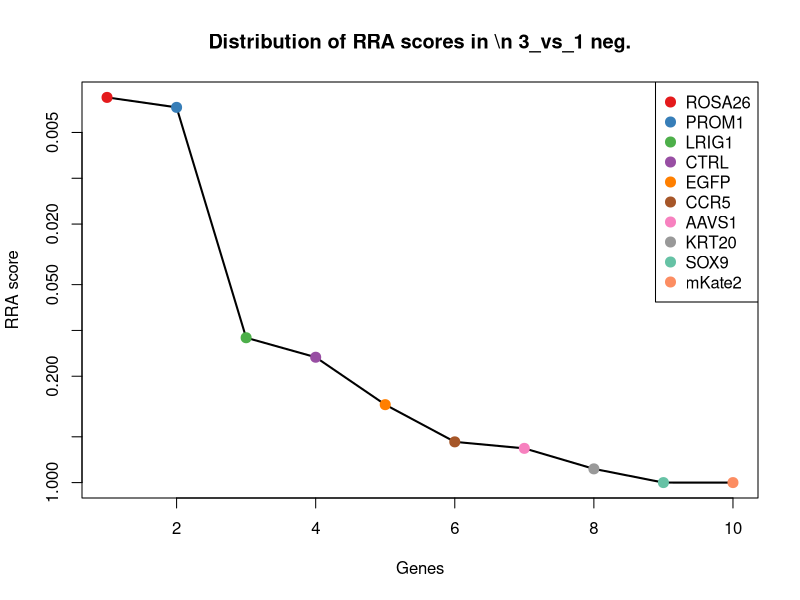
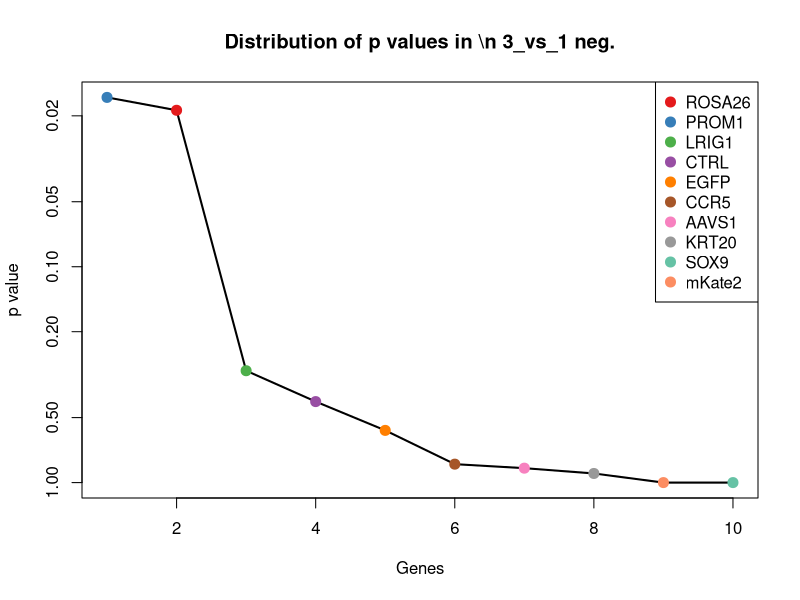
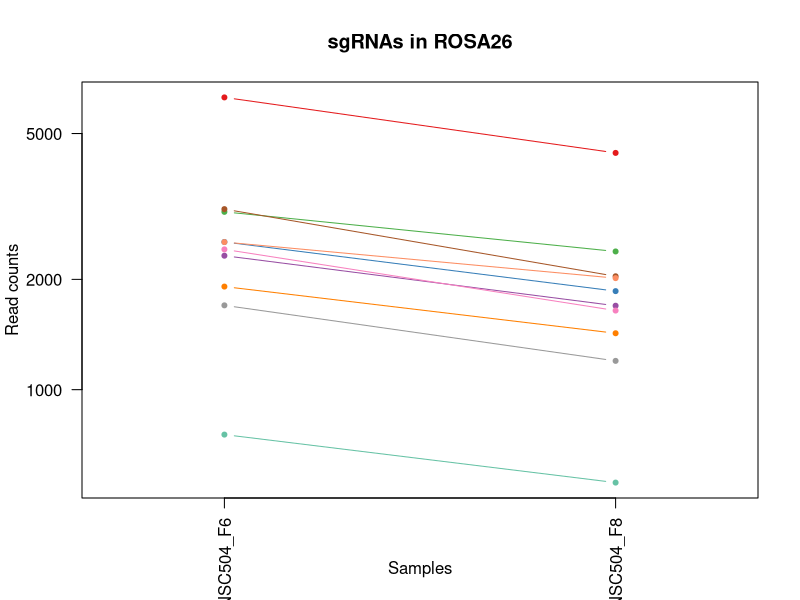
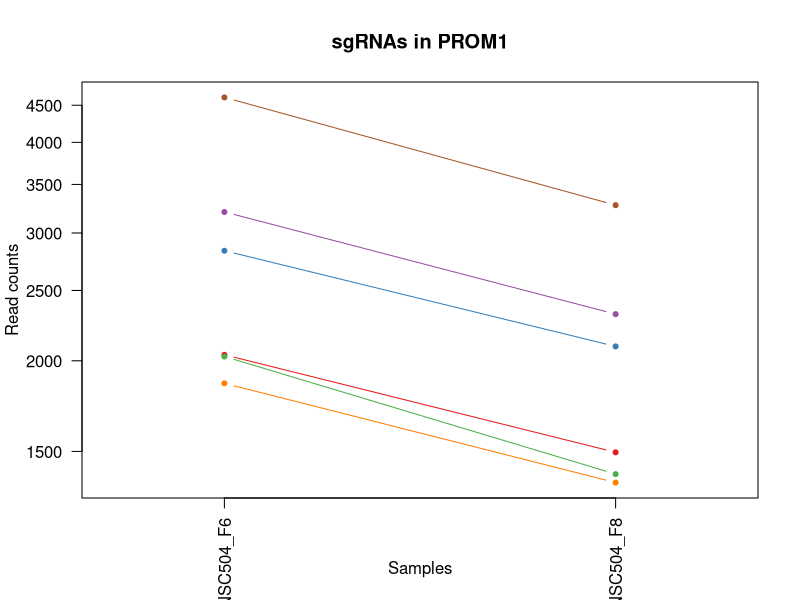
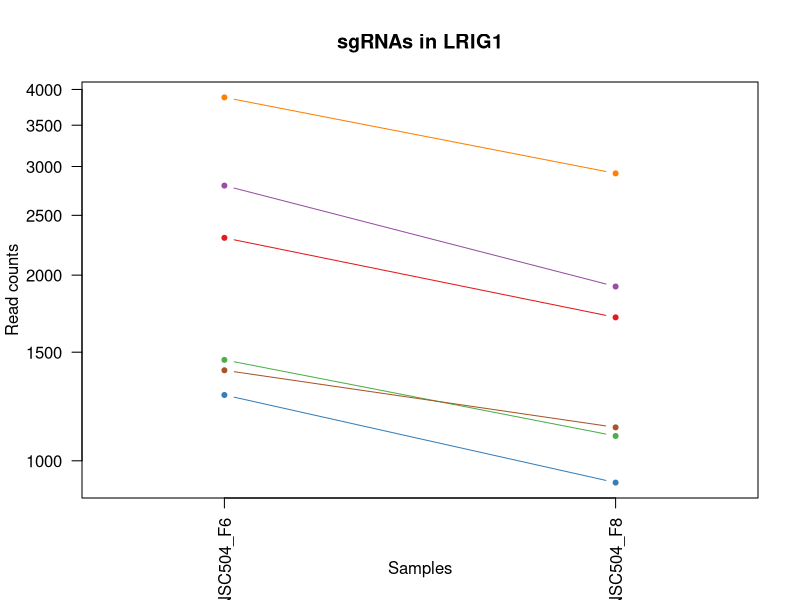
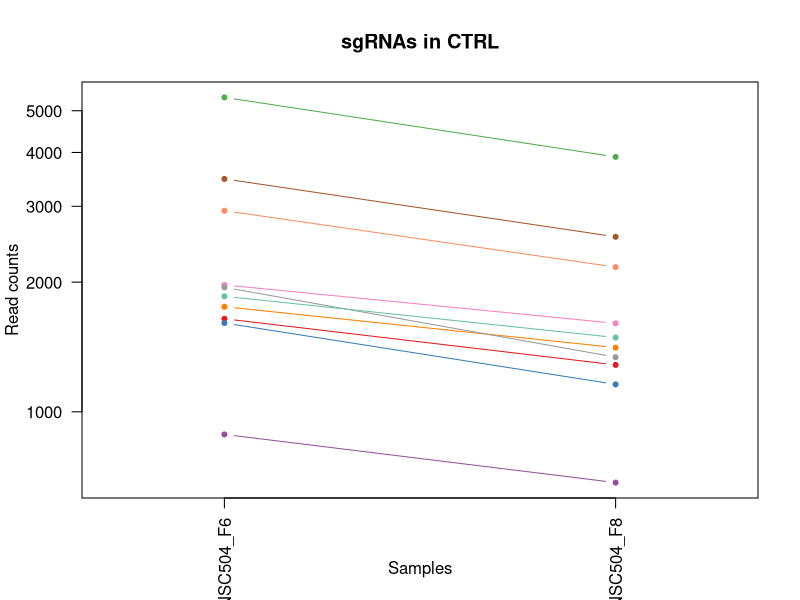
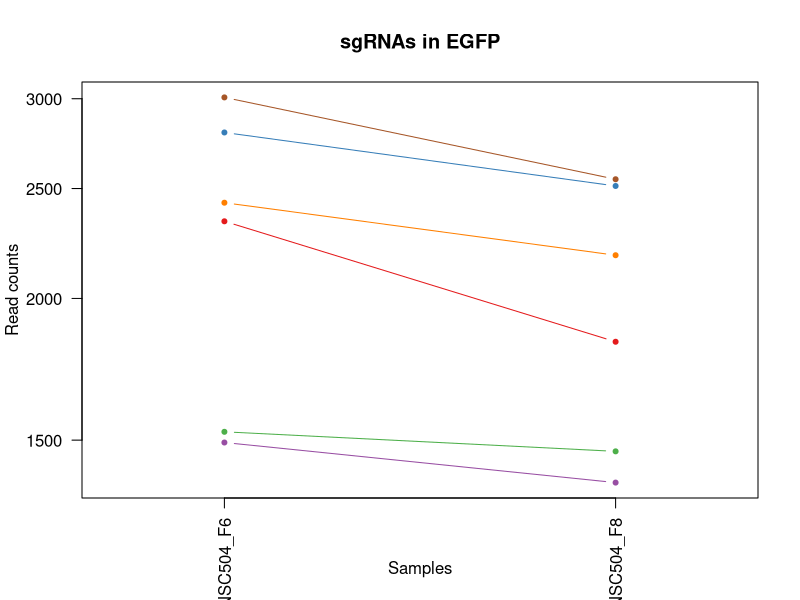
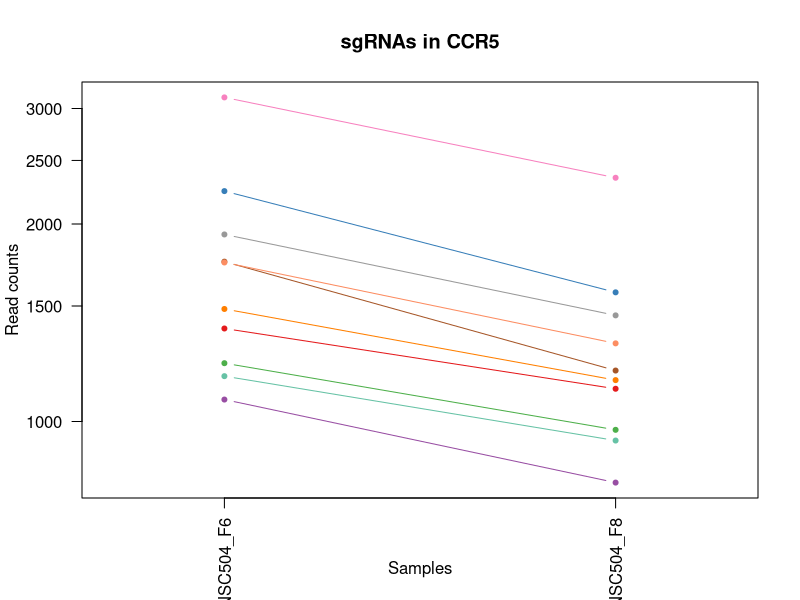

Write the R code that produced these figures, in order. (Note: this script raises an error after producing the figures.)
pdf(file='S4B_c1_t3.pdf',width=4.5,height=4.5);
gstable=read.table('S4B_c1_t3.gene_summary.txt',header=T)
# 
#
# parameters
# Do not modify the variables beginning with "__"

# gstablename='__GENE_SUMMARY_FILE__'
startindex=3
# outputfile='__OUTPUT_FILE__'
targetgenelist=c("ROSA26","PROM1","LRIG1","CTRL","EGFP","CCR5","AAVS1","KRT20","SOX9","mKate2")
# samplelabel=sub('.\\w+.\\w+$','',colnames(gstable)[startindex]);
samplelabel='3_vs_1 neg.'


# You need to write some codes in front of this code:
# gstable=read.table(gstablename,header=T)
# pdf(file=outputfile,width=6,height=6)


# set up color using RColorBrewer
#library(RColorBrewer)
#colors <- brewer.pal(length(targetgenelist), "Set1")

colors=c( "#E41A1C", "#377EB8", "#4DAF4A", "#984EA3", "#FF7F00",  "#A65628", "#F781BF",
          "#999999", "#66C2A5", "#FC8D62", "#8DA0CB", "#E78AC3", "#A6D854", "#FFD92F", "#E5C494", "#B3B3B3", 
          "#8DD3C7", "#FFFFB3", "#BEBADA", "#FB8072", "#80B1D3", "#FDB462", "#B3DE69", "#FCCDE5",
          "#D9D9D9", "#BC80BD", "#CCEBC5", "#FFED6F")

######
# function definition

plotrankedvalues<-function(val, tglist, ...){
  
  plot(val,log='y',ylim=c(max(val),min(val)),type='l',lwd=2, ...)
  if(length(tglist)>0){
    for(i in 1:length(tglist)){
      targetgene=tglist[i];
      tx=which(names(val)==targetgene);ty=val[targetgene];
      points(tx,ty,col=colors[(i %% length(colors)) ],cex=2,pch=20)
      # text(tx+50,ty,targetgene,col=colors[i])
    }
    legend('topright',tglist,pch=20,pt.cex = 2,cex=1,col=colors)
  }
}



plotrandvalues<-function(val,targetgenelist, ...){
  # choose the one with the best distance distribution
  
  mindiffvalue=0;
  randval=val;
  for(i in 1:20){
    randval0=sample(val)
    vindex=sort(which(names(randval0) %in% targetgenelist))
    if(max(vindex)>0.9*length(val)){
      # print('pass...')
      next;
    }
    mindiffind=min(diff(vindex));
    if (mindiffind > mindiffvalue){
      mindiffvalue=mindiffind;
      randval=randval0;
      # print(paste('Diff: ',mindiffvalue))
    }
  }
  plot(randval,log='y',ylim=c(max(randval),min(randval)),pch=20,col='grey', ...)
  
  if(length(targetgenelist)>0){
    for(i in 1:length(targetgenelist)){
      targetgene=targetgenelist[i];
      tx=which(names(randval)==targetgene);ty=randval[targetgene];
      points(tx,ty,col=colors[(i %% length(colors)) ],cex=2,pch=20)
      text(tx+50,ty,targetgene,col=colors[i])
    }
  }
  
}




# set.seed(1235)



pvec=gstable[,startindex]
names(pvec)=gstable[,'id']
pvec=sort(pvec);

plotrankedvalues(pvec,targetgenelist,xlab='Genes',ylab='RRA score',main=paste('Distribution of RRA scores in \\n',samplelabel))

# plotrandvalues(pvec,targetgenelist,xlab='Genes',ylab='RRA score',main=paste('Distribution of RRA scores in \\n',samplelabel))


pvec=gstable[,startindex+1]
names(pvec)=gstable[,'id']
pvec=sort(pvec);

plotrankedvalues(pvec,targetgenelist,xlab='Genes',ylab='p value',main=paste('Distribution of p values in \\n',samplelabel))

# plotrandvalues(pvec,targetgenelist,xlab='Genes',ylab='p value',main=paste('Distribution of p values in \\n',samplelabel))



# you need to write after this code:
# dev.off()






# parameters
# Do not modify the variables beginning with "__"
targetmat=list(c(6273.774382767653,4426.471043261163),c(2528.8395335228224,1856.5009618139402),c(3055.786156161177,2382.3449842426226),c(2319.5736498913225,1693.5633773994189),c(1910.2865602184697,1424.4694879875578),c(3108.732945995653,2037.9541808210208),c(2413.701276263724,1642.9539761797569),c(1697.6589756450985,1197.3443703188311),c(753.021010979212,556.7034134162813),c(2527.158683051887,2014.5010436704456))
targetgene="ROSA26"
collabel=c("S30_MNSC504_F6","S32_MNSC504_F8")

# set up color using RColorBrewer
#library(RColorBrewer)
#colors <- brewer.pal(length(targetgenelist), "Set1")

colors=c( "#E41A1C", "#377EB8", "#4DAF4A", "#984EA3", "#FF7F00",  "#A65628", "#F781BF",
          "#999999", "#66C2A5", "#FC8D62", "#8DA0CB", "#E78AC3", "#A6D854", "#FFD92F", "#E5C494", "#B3B3B3", 
          "#8DD3C7", "#FFFFB3", "#BEBADA", "#FB8072", "#80B1D3", "#FDB462", "#B3DE69", "#FCCDE5",
          "#D9D9D9", "#BC80BD", "#CCEBC5", "#FFED6F")


## code

targetmatvec=unlist(targetmat)+1
yrange=range(targetmatvec[targetmatvec>0]);
# yrange[1]=1; # set the minimum value to 1
for(i in 1:length(targetmat)){
  vali=targetmat[[i]]+1;
  if(i==1){
    plot(1:length(vali),vali,type='b',las=1,pch=20,main=paste('sgRNAs in',targetgene),ylab='Read counts',xlab='Samples',xlim=c(0.7,length(vali)+0.3),ylim = yrange,col=colors[(i %% length(colors))],xaxt='n',log='y')
    axis(1,at=1:length(vali),labels=(collabel),las=2)
    # lines(0:100,rep(1,101),col='black');
  }else{
    lines(1:length(vali),vali,type='b',pch=20,col=colors[(i %% length(colors))])
  }
}




# parameters
# Do not modify the variables beginning with "__"
targetmat=list(c(2037.1907707741182,1494.8288994392828),c(2834.7543192331273,2092.2667089591946),c(2026.2652427130358,1394.844472639463),c(3206.222273309926,2318.157450988417),c(1860.7014713258652,1357.8132034543446),c(4612.253692247674,3276.0329472434823))
targetgene="PROM1"
collabel=c("S30_MNSC504_F6","S32_MNSC504_F8")

# set up color using RColorBrewer
#library(RColorBrewer)
#colors <- brewer.pal(length(targetgenelist), "Set1")

colors=c( "#E41A1C", "#377EB8", "#4DAF4A", "#984EA3", "#FF7F00",  "#A65628", "#F781BF",
          "#999999", "#66C2A5", "#FC8D62", "#8DA0CB", "#E78AC3", "#A6D854", "#FFD92F", "#E5C494", "#B3B3B3", 
          "#8DD3C7", "#FFFFB3", "#BEBADA", "#FB8072", "#80B1D3", "#FDB462", "#B3DE69", "#FCCDE5",
          "#D9D9D9", "#BC80BD", "#CCEBC5", "#FFED6F")


## code

targetmatvec=unlist(targetmat)+1
yrange=range(targetmatvec[targetmatvec>0]);
# yrange[1]=1; # set the minimum value to 1
for(i in 1:length(targetmat)){
  vali=targetmat[[i]]+1;
  if(i==1){
    plot(1:length(vali),vali,type='b',las=1,pch=20,main=paste('sgRNAs in',targetgene),ylab='Read counts',xlab='Samples',xlim=c(0.7,length(vali)+0.3),ylim = yrange,col=colors[(i %% length(colors))],xaxt='n',log='y')
    axis(1,at=1:length(vali),labels=(collabel),las=2)
    # lines(0:100,rep(1,101),col='black');
  }else{
    lines(1:length(vali),vali,type='b',pch=20,col=colors[(i %% length(colors))])
  }
}




# parameters
# Do not modify the variables beginning with "__"
targetmat=list(c(2297.722593769158,1707.1415094339623),c(1277.4463579111632,920.8442270699463),c(1456.4569330658196,1096.1255678795071),c(2792.7330574597336,1915.7509925101297),c(3881.9241626260937,2923.0015143453525),c(1400.9888675249401,1131.9224614251218))
targetgene="LRIG1"
collabel=c("S30_MNSC504_F6","S32_MNSC504_F8")

# set up color using RColorBrewer
#library(RColorBrewer)
#colors <- brewer.pal(length(targetgenelist), "Set1")

colors=c( "#E41A1C", "#377EB8", "#4DAF4A", "#984EA3", "#FF7F00",  "#A65628", "#F781BF",
          "#999999", "#66C2A5", "#FC8D62", "#8DA0CB", "#E78AC3", "#A6D854", "#FFD92F", "#E5C494", "#B3B3B3", 
          "#8DD3C7", "#FFFFB3", "#BEBADA", "#FB8072", "#80B1D3", "#FDB462", "#B3DE69", "#FCCDE5",
          "#D9D9D9", "#BC80BD", "#CCEBC5", "#FFED6F")


## code

targetmatvec=unlist(targetmat)+1
yrange=range(targetmatvec[targetmatvec>0]);
# yrange[1]=1; # set the minimum value to 1
for(i in 1:length(targetmat)){
  vali=targetmat[[i]]+1;
  if(i==1){
    plot(1:length(vali),vali,type='b',las=1,pch=20,main=paste('sgRNAs in',targetgene),ylab='Read counts',xlab='Samples',xlim=c(0.7,length(vali)+0.3),ylim = yrange,col=colors[(i %% length(colors))],xaxt='n',log='y')
    axis(1,at=1:length(vali),labels=(collabel),las=2)
    # lines(0:100,rep(1,101),col='black');
  }else{
    lines(1:length(vali),vali,type='b',pch=20,col=colors[(i %% length(colors))])
  }
}




# parameters
# Do not modify the variables beginning with "__"
targetmat=list(c(1643.0313353396868,1283.7506650841076),c(1606.0526249791005,1156.6099742152007),c(5368.636404168757,3905.5645233904966),c(884.9677729476676,683.8441042851881),c(1752.28661595051,1408.4226046740064),c(3471.796647717773,2547.751319936152),c(1969.1163267012207,1603.4539557156304),c(1943.9035696371845,1338.0631932222814),c(1853.1376442066544,1486.1882699627554),c(2928.881945605529,2166.3292473294314))
targetgene="CTRL"
collabel=c("S30_MNSC504_F6","S32_MNSC504_F8")

# set up color using RColorBrewer
#library(RColorBrewer)
#colors <- brewer.pal(length(targetgenelist), "Set1")

colors=c( "#E41A1C", "#377EB8", "#4DAF4A", "#984EA3", "#FF7F00",  "#A65628", "#F781BF",
          "#999999", "#66C2A5", "#FC8D62", "#8DA0CB", "#E78AC3", "#A6D854", "#FFD92F", "#E5C494", "#B3B3B3", 
          "#8DD3C7", "#FFFFB3", "#BEBADA", "#FB8072", "#80B1D3", "#FDB462", "#B3DE69", "#FCCDE5",
          "#D9D9D9", "#BC80BD", "#CCEBC5", "#FFED6F")


## code

targetmatvec=unlist(targetmat)+1
yrange=range(targetmatvec[targetmatvec>0]);
# yrange[1]=1; # set the minimum value to 1
for(i in 1:length(targetmat)){
  vali=targetmat[[i]]+1;
  if(i==1){
    plot(1:length(vali),vali,type='b',las=1,pch=20,main=paste('sgRNAs in',targetgene),ylab='Read counts',xlab='Samples',xlim=c(0.7,length(vali)+0.3),ylim = yrange,col=colors[(i %% length(colors))],xaxt='n',log='y')
    axis(1,at=1:length(vali),labels=(collabel),las=2)
    # lines(0:100,rep(1,101),col='black');
  }else{
    lines(1:length(vali),vali,type='b',pch=20,col=colors[(i %% length(colors))])
  }
}




# parameters
# Do not modify the variables beginning with "__"
targetmat=list(c(2338.063005071616,1830.5790733843571),c(2800.2968845789446,2511.9544263905373),c(1524.531377138717,1465.2038840911882),c(1491.75479295547,1375.0944624073998),c(2427.9885052666777,2182.376130642983),c(3007.041492504041,2546.516944296648))
targetgene="EGFP"
collabel=c("S30_MNSC504_F6","S32_MNSC504_F8")

# set up color using RColorBrewer
#library(RColorBrewer)
#colors <- brewer.pal(length(targetgenelist), "Set1")

colors=c( "#E41A1C", "#377EB8", "#4DAF4A", "#984EA3", "#FF7F00",  "#A65628", "#F781BF",
          "#999999", "#66C2A5", "#FC8D62", "#8DA0CB", "#E78AC3", "#A6D854", "#FFD92F", "#E5C494", "#B3B3B3", 
          "#8DD3C7", "#FFFFB3", "#BEBADA", "#FB8072", "#80B1D3", "#FDB462", "#B3DE69", "#FCCDE5",
          "#D9D9D9", "#BC80BD", "#CCEBC5", "#FFED6F")


## code

targetmatvec=unlist(targetmat)+1
yrange=range(targetmatvec[targetmatvec>0]);
# yrange[1]=1; # set the minimum value to 1
for(i in 1:length(targetmat)){
  vali=targetmat[[i]]+1;
  if(i==1){
    plot(1:length(vali),vali,type='b',las=1,pch=20,main=paste('sgRNAs in',targetgene),ylab='Read counts',xlab='Samples',xlim=c(0.7,length(vali)+0.3),ylim = yrange,col=colors[(i %% length(colors))],xaxt='n',log='y')
    axis(1,at=1:length(vali),labels=(collabel),las=2)
    # lines(0:100,rep(1,101),col='black');
  }else{
    lines(1:length(vali),vali,type='b',pch=20,col=colors[(i %% length(colors))])
  }
}




# parameters
# Do not modify the variables beginning with "__"
targetmat=list(c(1385.0207880510507,1120.8130806695863),c(2243.935378699214,1572.5945647280319),c(1226.180418547623,970.2192526501044),c(1079.1060023407458,806.047292596079),c(1483.3505406007914,1155.3755985756968),c(1751.4461907150421,1194.8756190398233),c(3117.9776235857994,2351.485593255024),c(1927.095064927827,1450.3913764171407),c(1171.5527782422114,934.4223591044898),c(1746.403639302235,1314.6100560717064))
targetgene="CCR5"
collabel=c("S30_MNSC504_F6","S32_MNSC504_F8")

# set up color using RColorBrewer
#library(RColorBrewer)
#colors <- brewer.pal(length(targetgenelist), "Set1")

colors=c( "#E41A1C", "#377EB8", "#4DAF4A", "#984EA3", "#FF7F00",  "#A65628", "#F781BF",
          "#999999", "#66C2A5", "#FC8D62", "#8DA0CB", "#E78AC3", "#A6D854", "#FFD92F", "#E5C494", "#B3B3B3", 
          "#8DD3C7", "#FFFFB3", "#BEBADA", "#FB8072", "#80B1D3", "#FDB462", "#B3DE69", "#FCCDE5",
          "#D9D9D9", "#BC80BD", "#CCEBC5", "#FFED6F")


## code

targetmatvec=unlist(targetmat)+1
yrange=range(targetmatvec[targetmatvec>0]);
# yrange[1]=1; # set the minimum value to 1
for(i in 1:length(targetmat)){
  vali=targetmat[[i]]+1;
  if(i==1){
    plot(1:length(vali),vali,type='b',las=1,pch=20,main=paste('sgRNAs in',targetgene),ylab='Read counts',xlab='Samples',xlim=c(0.7,length(vali)+0.3),ylim = yrange,col=colors[(i %% length(colors))],xaxt='n',log='y')
    axis(1,at=1:length(vali),labels=(collabel),las=2)
    # lines(0:100,rep(1,101),col='black');
  }else{
    lines(1:length(vali),vali,type='b',pch=20,col=colors[(i %% length(colors))])
  }
}




# parameters
# Do not modify the variables beginning with "__"
targetmat=list(c(2463.2863651563284,1760.219661932632),c(1966.595050994817,1442.9851225801171),c(1569.914339853982,1209.6881267138706),c(1007.6698573259767,611.015941554455),c(1766.5738449534638,1298.563172758155),c(740.4146324471939,575.2190480088404),c(1350.563353396868,982.5630090451439),c(2612.8820570696093,1812.063438791798),c(753.8614362146799,543.1252813817379),c(1073.2230256924706,787.5316580035199))
targetgene="AAVS1"
collabel=c("S30_MNSC504_F6","S32_MNSC504_F8")

# set up color using RColorBrewer
#library(RColorBrewer)
#colors <- brewer.pal(length(targetgenelist), "Set1")

colors=c( "#E41A1C", "#377EB8", "#4DAF4A", "#984EA3", "#FF7F00",  "#A65628", "#F781BF",
          "#999999", "#66C2A5", "#FC8D62", "#8DA0CB", "#E78AC3", "#A6D854", "#FFD92F", "#E5C494", "#B3B3B3", 
          "#8DD3C7", "#FFFFB3", "#BEBADA", "#FB8072", "#80B1D3", "#FDB462", "#B3DE69", "#FCCDE5",
          "#D9D9D9", "#BC80BD", "#CCEBC5", "#FFED6F")


## code

targetmatvec=unlist(targetmat)+1
yrange=range(targetmatvec[targetmatvec>0]);
# yrange[1]=1; # set the minimum value to 1
for(i in 1:length(targetmat)){
  vali=targetmat[[i]]+1;
  if(i==1){
    plot(1:length(vali),vali,type='b',las=1,pch=20,main=paste('sgRNAs in',targetgene),ylab='Read counts',xlab='Samples',xlim=c(0.7,length(vali)+0.3),ylim = yrange,col=colors[(i %% length(colors))],xaxt='n',log='y')
    axis(1,at=1:length(vali),labels=(collabel),las=2)
    # lines(0:100,rep(1,101),col='black');
  }else{
    lines(1:length(vali),vali,type='b',pch=20,col=colors[(i %% length(colors))])
  }
}




# parameters
# Do not modify the variables beginning with "__"
targetmat=list(c(1776.6589477790783,1581.2351942045593),c(2290.158766649947,7885.191585151229),c(1923.7333639859555,1823.1728195473336),c(941.2762637240149,882.5785822453239),c(3056.626581396645,2605.7669749928377),c(1394.2654656411971,1277.5787868865877))
targetgene="KRT20"
collabel=c("S30_MNSC504_F6","S32_MNSC504_F8")

# set up color using RColorBrewer
#library(RColorBrewer)
#colors <- brewer.pal(length(targetgenelist), "Set1")

colors=c( "#E41A1C", "#377EB8", "#4DAF4A", "#984EA3", "#FF7F00",  "#A65628", "#F781BF",
          "#999999", "#66C2A5", "#FC8D62", "#8DA0CB", "#E78AC3", "#A6D854", "#FFD92F", "#E5C494", "#B3B3B3", 
          "#8DD3C7", "#FFFFB3", "#BEBADA", "#FB8072", "#80B1D3", "#FDB462", "#B3DE69", "#FCCDE5",
          "#D9D9D9", "#BC80BD", "#CCEBC5", "#FFED6F")


## code

targetmatvec=unlist(targetmat)+1
yrange=range(targetmatvec[targetmatvec>0]);
# yrange[1]=1; # set the minimum value to 1
for(i in 1:length(targetmat)){
  vali=targetmat[[i]]+1;
  if(i==1){
    plot(1:length(vali),vali,type='b',las=1,pch=20,main=paste('sgRNAs in',targetgene),ylab='Read counts',xlab='Samples',xlim=c(0.7,length(vali)+0.3),ylim = yrange,col=colors[(i %% length(colors))],xaxt='n',log='y')
    axis(1,at=1:length(vali),labels=(collabel),las=2)
    # lines(0:100,rep(1,101),col='black');
  }else{
    lines(1:length(vali),vali,type='b',pch=20,col=colors[(i %% length(colors))])
  }
}




# parameters
# Do not modify the variables beginning with "__"
targetmat=list(c(1907.765284512066,2658.8451274915074),c(1237.9463718441732,2088.563582040683),c(1030.3613386836093,1549.1414275774566),c(723.6061277378365,1492.360148160275),c(1358.9676057515467,2832.892092661564),c(2570.860795296216,2857.579605451643))
targetgene="SOX9"
collabel=c("S30_MNSC504_F6","S32_MNSC504_F8")

# set up color using RColorBrewer
#library(RColorBrewer)
#colors <- brewer.pal(length(targetgenelist), "Set1")

colors=c( "#E41A1C", "#377EB8", "#4DAF4A", "#984EA3", "#FF7F00",  "#A65628", "#F781BF",
          "#999999", "#66C2A5", "#FC8D62", "#8DA0CB", "#E78AC3", "#A6D854", "#FFD92F", "#E5C494", "#B3B3B3", 
          "#8DD3C7", "#FFFFB3", "#BEBADA", "#FB8072", "#80B1D3", "#FDB462", "#B3DE69", "#FCCDE5",
          "#D9D9D9", "#BC80BD", "#CCEBC5", "#FFED6F")


## code

targetmatvec=unlist(targetmat)+1
yrange=range(targetmatvec[targetmatvec>0]);
# yrange[1]=1; # set the minimum value to 1
for(i in 1:length(targetmat)){
  vali=targetmat[[i]]+1;
  if(i==1){
    plot(1:length(vali),vali,type='b',las=1,pch=20,main=paste('sgRNAs in',targetgene),ylab='Read counts',xlab='Samples',xlim=c(0.7,length(vali)+0.3),ylim = yrange,col=colors[(i %% length(colors))],xaxt='n',log='y')
    axis(1,at=1:length(vali),labels=(collabel),las=2)
    # lines(0:100,rep(1,101),col='black');
  }else{
    lines(1:length(vali),vali,type='b',pch=20,col=colors[(i %% length(colors))])
  }
}




# parameters
# Do not modify the variables beginning with "__"
targetmat=list(c(684.9465669063145,3963.580178447182),c(730.3295296215795,5095.502639872304),c(654.6912584294711,4789.3774812753245),c(1048.0102686284345,2610.7044775508534),c(624.4359499526278,3758.6738222895265),c(1121.1272641141393,6797.70664674825))
targetgene="mKate2"
collabel=c("S30_MNSC504_F6","S32_MNSC504_F8")

# set up color using RColorBrewer
#library(RColorBrewer)
#colors <- brewer.pal(length(targetgenelist), "Set1")

colors=c( "#E41A1C", "#377EB8", "#4DAF4A", "#984EA3", "#FF7F00",  "#A65628", "#F781BF",
          "#999999", "#66C2A5", "#FC8D62", "#8DA0CB", "#E78AC3", "#A6D854", "#FFD92F", "#E5C494", "#B3B3B3", 
          "#8DD3C7", "#FFFFB3", "#BEBADA", "#FB8072", "#80B1D3", "#FDB462", "#B3DE69", "#FCCDE5",
          "#D9D9D9", "#BC80BD", "#CCEBC5", "#FFED6F")


## code

targetmatvec=unlist(targetmat)+1
yrange=range(targetmatvec[targetmatvec>0]);
# yrange[1]=1; # set the minimum value to 1
for(i in 1:length(targetmat)){
  vali=targetmat[[i]]+1;
  if(i==1){
    plot(1:length(vali),vali,type='b',las=1,pch=20,main=paste('sgRNAs in',targetgene),ylab='Read counts',xlab='Samples',xlim=c(0.7,length(vali)+0.3),ylim = yrange,col=colors[(i %% length(colors))],xaxt='n',log='y')
    axis(1,at=1:length(vali),labels=(collabel),las=2)
    # lines(0:100,rep(1,101),col='black');
  }else{
    lines(1:length(vali),vali,type='b',pch=20,col=colors[(i %% length(colors))])
  }
}



# 
#
# parameters
# Do not modify the variables beginning with "__"

# gstablename='__GENE_SUMMARY_FILE__'
startindex=9
# outputfile='__OUTPUT_FILE__'
targetgenelist=c("mKate2","KRT20","SOX9","EGFP","AAVS1","ROSA26","LRIG1","CTRL","CCR5","PROM1")
# samplelabel=sub('.\\w+.\\w+$','',colnames(gstable)[startindex]);
samplelabel='3_vs_1 pos.'


# You need to write some codes in front of this code:
# gstable=read.table(gstablename,header=T)
# pdf(file=outputfile,width=6,height=6)


# set up color using RColorBrewer
#library(RColorBrewer)
#colors <- brewer.pal(length(targetgenelist), "Set1")

colors=c( "#E41A1C", "#377EB8", "#4DAF4A", "#984EA3", "#FF7F00",  "#A65628", "#F781BF",
          "#999999", "#66C2A5", "#FC8D62", "#8DA0CB", "#E78AC3", "#A6D854", "#FFD92F", "#E5C494", "#B3B3B3", 
          "#8DD3C7", "#FFFFB3", "#BEBADA", "#FB8072", "#80B1D3", "#FDB462", "#B3DE69", "#FCCDE5",
          "#D9D9D9", "#BC80BD", "#CCEBC5", "#FFED6F")

######
# function definition

plotrankedvalues<-function(val, tglist, ...){
  
  plot(val,log='y',ylim=c(max(val),min(val)),type='l',lwd=2, ...)
  if(length(tglist)>0){
    for(i in 1:length(tglist)){
      targetgene=tglist[i];
      tx=which(names(val)==targetgene);ty=val[targetgene];
      points(tx,ty,col=colors[(i %% length(colors)) ],cex=2,pch=20)
      # text(tx+50,ty,targetgene,col=colors[i])
    }
    legend('topright',tglist,pch=20,pt.cex = 2,cex=1,col=colors)
  }
}



plotrandvalues<-function(val,targetgenelist, ...){
  # choose the one with the best distance distribution
  
  mindiffvalue=0;
  randval=val;
  for(i in 1:20){
    randval0=sample(val)
    vindex=sort(which(names(randval0) %in% targetgenelist))
    if(max(vindex)>0.9*length(val)){
      # print('pass...')
      next;
    }
    mindiffind=min(diff(vindex));
    if (mindiffind > mindiffvalue){
      mindiffvalue=mindiffind;
      randval=randval0;
      # print(paste('Diff: ',mindiffvalue))
    }
  }
  plot(randval,log='y',ylim=c(max(randval),min(randval)),pch=20,col='grey', ...)
  
  if(length(targetgenelist)>0){
    for(i in 1:length(targetgenelist)){
      targetgene=targetgenelist[i];
      tx=which(names(randval)==targetgene);ty=randval[targetgene];
      points(tx,ty,col=colors[(i %% length(colors)) ],cex=2,pch=20)
      text(tx+50,ty,targetgene,col=colors[i])
    }
  }
  
}




# set.seed(1235)



pvec=gstable[,startindex]
names(pvec)=gstable[,'id']
pvec=sort(pvec);

plotrankedvalues(pvec,targetgenelist,xlab='Genes',ylab='RRA score',main=paste('Distribution of RRA scores in \\n',samplelabel))

# plotrandvalues(pvec,targetgenelist,xlab='Genes',ylab='RRA score',main=paste('Distribution of RRA scores in \\n',samplelabel))


pvec=gstable[,startindex+1]
names(pvec)=gstable[,'id']
pvec=sort(pvec);

plotrankedvalues(pvec,targetgenelist,xlab='Genes',ylab='p value',main=paste('Distribution of p values in \\n',samplelabel))

# plotrandvalues(pvec,targetgenelist,xlab='Genes',ylab='p value',main=paste('Distribution of p values in \\n',samplelabel))



# you need to write after this code:
# dev.off()






# parameters
# Do not modify the variables beginning with "__"
targetmat=list(c(684.9465669063145,3963.580178447182),c(730.3295296215795,5095.502639872304),c(654.6912584294711,4789.3774812753245),c(1048.0102686284345,2610.7044775508534),c(624.4359499526278,3758.6738222895265),c(1121.1272641141393,6797.70664674825))
targetgene="mKate2"
collabel=c("S30_MNSC504_F6","S32_MNSC504_F8")

# set up color using RColorBrewer
#library(RColorBrewer)
#colors <- brewer.pal(length(targetgenelist), "Set1")

colors=c( "#E41A1C", "#377EB8", "#4DAF4A", "#984EA3", "#FF7F00",  "#A65628", "#F781BF",
          "#999999", "#66C2A5", "#FC8D62", "#8DA0CB", "#E78AC3", "#A6D854", "#FFD92F", "#E5C494", "#B3B3B3", 
          "#8DD3C7", "#FFFFB3", "#BEBADA", "#FB8072", "#80B1D3", "#FDB462", "#B3DE69", "#FCCDE5",
          "#D9D9D9", "#BC80BD", "#CCEBC5", "#FFED6F")


## code

targetmatvec=unlist(targetmat)+1
yrange=range(targetmatvec[targetmatvec>0]);
# yrange[1]=1; # set the minimum value to 1
for(i in 1:length(targetmat)){
  vali=targetmat[[i]]+1;
  if(i==1){
    plot(1:length(vali),vali,type='b',las=1,pch=20,main=paste('sgRNAs in',targetgene),ylab='Read counts',xlab='Samples',xlim=c(0.7,length(vali)+0.3),ylim = yrange,col=colors[(i %% length(colors))],xaxt='n',log='y')
    axis(1,at=1:length(vali),labels=(collabel),las=2)
    # lines(0:100,rep(1,101),col='black');
  }else{
    lines(1:length(vali),vali,type='b',pch=20,col=colors[(i %% length(colors))])
  }
}




# parameters
# Do not modify the variables beginning with "__"
targetmat=list(c(1776.6589477790783,1581.2351942045593),c(2290.158766649947,7885.191585151229),c(1923.7333639859555,1823.1728195473336),c(941.2762637240149,882.5785822453239),c(3056.626581396645,2605.7669749928377),c(1394.2654656411971,1277.5787868865877))
targetgene="KRT20"
collabel=c("S30_MNSC504_F6","S32_MNSC504_F8")

# set up color using RColorBrewer
#library(RColorBrewer)
#colors <- brewer.pal(length(targetgenelist), "Set1")

colors=c( "#E41A1C", "#377EB8", "#4DAF4A", "#984EA3", "#FF7F00",  "#A65628", "#F781BF",
          "#999999", "#66C2A5", "#FC8D62", "#8DA0CB", "#E78AC3", "#A6D854", "#FFD92F", "#E5C494", "#B3B3B3", 
          "#8DD3C7", "#FFFFB3", "#BEBADA", "#FB8072", "#80B1D3", "#FDB462", "#B3DE69", "#FCCDE5",
          "#D9D9D9", "#BC80BD", "#CCEBC5", "#FFED6F")


## code

targetmatvec=unlist(targetmat)+1
yrange=range(targetmatvec[targetmatvec>0]);
# yrange[1]=1; # set the minimum value to 1
for(i in 1:length(targetmat)){
  vali=targetmat[[i]]+1;
  if(i==1){
    plot(1:length(vali),vali,type='b',las=1,pch=20,main=paste('sgRNAs in',targetgene),ylab='Read counts',xlab='Samples',xlim=c(0.7,length(vali)+0.3),ylim = yrange,col=colors[(i %% length(colors))],xaxt='n',log='y')
    axis(1,at=1:length(vali),labels=(collabel),las=2)
    # lines(0:100,rep(1,101),col='black');
  }else{
    lines(1:length(vali),vali,type='b',pch=20,col=colors[(i %% length(colors))])
  }
}




# parameters
# Do not modify the variables beginning with "__"
targetmat=list(c(1907.765284512066,2658.8451274915074),c(1237.9463718441732,2088.563582040683),c(1030.3613386836093,1549.1414275774566),c(723.6061277378365,1492.360148160275),c(1358.9676057515467,2832.892092661564),c(2570.860795296216,2857.579605451643))
targetgene="SOX9"
collabel=c("S30_MNSC504_F6","S32_MNSC504_F8")

# set up color using RColorBrewer
#library(RColorBrewer)
#colors <- brewer.pal(length(targetgenelist), "Set1")

colors=c( "#E41A1C", "#377EB8", "#4DAF4A", "#984EA3", "#FF7F00",  "#A65628", "#F781BF",
          "#999999", "#66C2A5", "#FC8D62", "#8DA0CB", "#E78AC3", "#A6D854", "#FFD92F", "#E5C494", "#B3B3B3", 
          "#8DD3C7", "#FFFFB3", "#BEBADA", "#FB8072", "#80B1D3", "#FDB462", "#B3DE69", "#FCCDE5",
          "#D9D9D9", "#BC80BD", "#CCEBC5", "#FFED6F")


## code

targetmatvec=unlist(targetmat)+1
yrange=range(targetmatvec[targetmatvec>0]);
# yrange[1]=1; # set the minimum value to 1
for(i in 1:length(targetmat)){
  vali=targetmat[[i]]+1;
  if(i==1){
    plot(1:length(vali),vali,type='b',las=1,pch=20,main=paste('sgRNAs in',targetgene),ylab='Read counts',xlab='Samples',xlim=c(0.7,length(vali)+0.3),ylim = yrange,col=colors[(i %% length(colors))],xaxt='n',log='y')
    axis(1,at=1:length(vali),labels=(collabel),las=2)
    # lines(0:100,rep(1,101),col='black');
  }else{
    lines(1:length(vali),vali,type='b',pch=20,col=colors[(i %% length(colors))])
  }
}




# parameters
# Do not modify the variables beginning with "__"
targetmat=list(c(2338.063005071616,1830.5790733843571),c(2800.2968845789446,2511.9544263905373),c(1524.531377138717,1465.2038840911882),c(1491.75479295547,1375.0944624073998),c(2427.9885052666777,2182.376130642983),c(3007.041492504041,2546.516944296648))
targetgene="EGFP"
collabel=c("S30_MNSC504_F6","S32_MNSC504_F8")

# set up color using RColorBrewer
#library(RColorBrewer)
#colors <- brewer.pal(length(targetgenelist), "Set1")

colors=c( "#E41A1C", "#377EB8", "#4DAF4A", "#984EA3", "#FF7F00",  "#A65628", "#F781BF",
          "#999999", "#66C2A5", "#FC8D62", "#8DA0CB", "#E78AC3", "#A6D854", "#FFD92F", "#E5C494", "#B3B3B3", 
          "#8DD3C7", "#FFFFB3", "#BEBADA", "#FB8072", "#80B1D3", "#FDB462", "#B3DE69", "#FCCDE5",
          "#D9D9D9", "#BC80BD", "#CCEBC5", "#FFED6F")


## code

targetmatvec=unlist(targetmat)+1
yrange=range(targetmatvec[targetmatvec>0]);
# yrange[1]=1; # set the minimum value to 1
for(i in 1:length(targetmat)){
  vali=targetmat[[i]]+1;
  if(i==1){
    plot(1:length(vali),vali,type='b',las=1,pch=20,main=paste('sgRNAs in',targetgene),ylab='Read counts',xlab='Samples',xlim=c(0.7,length(vali)+0.3),ylim = yrange,col=colors[(i %% length(colors))],xaxt='n',log='y')
    axis(1,at=1:length(vali),labels=(collabel),las=2)
    # lines(0:100,rep(1,101),col='black');
  }else{
    lines(1:length(vali),vali,type='b',pch=20,col=colors[(i %% length(colors))])
  }
}




# parameters
# Do not modify the variables beginning with "__"
targetmat=list(c(2463.2863651563284,1760.219661932632),c(1966.595050994817,1442.9851225801171),c(1569.914339853982,1209.6881267138706),c(1007.6698573259767,611.015941554455),c(1766.5738449534638,1298.563172758155),c(740.4146324471939,575.2190480088404),c(1350.563353396868,982.5630090451439),c(2612.8820570696093,1812.063438791798),c(753.8614362146799,543.1252813817379),c(1073.2230256924706,787.5316580035199))
targetgene="AAVS1"
collabel=c("S30_MNSC504_F6","S32_MNSC504_F8")

# set up color using RColorBrewer
#library(RColorBrewer)
#colors <- brewer.pal(length(targetgenelist), "Set1")

colors=c( "#E41A1C", "#377EB8", "#4DAF4A", "#984EA3", "#FF7F00",  "#A65628", "#F781BF",
          "#999999", "#66C2A5", "#FC8D62", "#8DA0CB", "#E78AC3", "#A6D854", "#FFD92F", "#E5C494", "#B3B3B3", 
          "#8DD3C7", "#FFFFB3", "#BEBADA", "#FB8072", "#80B1D3", "#FDB462", "#B3DE69", "#FCCDE5",
          "#D9D9D9", "#BC80BD", "#CCEBC5", "#FFED6F")


## code

targetmatvec=unlist(targetmat)+1
yrange=range(targetmatvec[targetmatvec>0]);
# yrange[1]=1; # set the minimum value to 1
for(i in 1:length(targetmat)){
  vali=targetmat[[i]]+1;
  if(i==1){
    plot(1:length(vali),vali,type='b',las=1,pch=20,main=paste('sgRNAs in',targetgene),ylab='Read counts',xlab='Samples',xlim=c(0.7,length(vali)+0.3),ylim = yrange,col=colors[(i %% length(colors))],xaxt='n',log='y')
    axis(1,at=1:length(vali),labels=(collabel),las=2)
    # lines(0:100,rep(1,101),col='black');
  }else{
    lines(1:length(vali),vali,type='b',pch=20,col=colors[(i %% length(colors))])
  }
}




# parameters
# Do not modify the variables beginning with "__"
targetmat=list(c(6273.774382767653,4426.471043261163),c(2528.8395335228224,1856.5009618139402),c(3055.786156161177,2382.3449842426226),c(2319.5736498913225,1693.5633773994189),c(1910.2865602184697,1424.4694879875578),c(3108.732945995653,2037.9541808210208),c(2413.701276263724,1642.9539761797569),c(1697.6589756450985,1197.3443703188311),c(753.021010979212,556.7034134162813),c(2527.158683051887,2014.5010436704456))
targetgene="ROSA26"
collabel=c("S30_MNSC504_F6","S32_MNSC504_F8")

# set up color using RColorBrewer
#library(RColorBrewer)
#colors <- brewer.pal(length(targetgenelist), "Set1")

colors=c( "#E41A1C", "#377EB8", "#4DAF4A", "#984EA3", "#FF7F00",  "#A65628", "#F781BF",
          "#999999", "#66C2A5", "#FC8D62", "#8DA0CB", "#E78AC3", "#A6D854", "#FFD92F", "#E5C494", "#B3B3B3", 
          "#8DD3C7", "#FFFFB3", "#BEBADA", "#FB8072", "#80B1D3", "#FDB462", "#B3DE69", "#FCCDE5",
          "#D9D9D9", "#BC80BD", "#CCEBC5", "#FFED6F")


## code

targetmatvec=unlist(targetmat)+1
yrange=range(targetmatvec[targetmatvec>0]);
# yrange[1]=1; # set the minimum value to 1
for(i in 1:length(targetmat)){
  vali=targetmat[[i]]+1;
  if(i==1){
    plot(1:length(vali),vali,type='b',las=1,pch=20,main=paste('sgRNAs in',targetgene),ylab='Read counts',xlab='Samples',xlim=c(0.7,length(vali)+0.3),ylim = yrange,col=colors[(i %% length(colors))],xaxt='n',log='y')
    axis(1,at=1:length(vali),labels=(collabel),las=2)
    # lines(0:100,rep(1,101),col='black');
  }else{
    lines(1:length(vali),vali,type='b',pch=20,col=colors[(i %% length(colors))])
  }
}




# parameters
# Do not modify the variables beginning with "__"
targetmat=list(c(2297.722593769158,1707.1415094339623),c(1277.4463579111632,920.8442270699463),c(1456.4569330658196,1096.1255678795071),c(2792.7330574597336,1915.7509925101297),c(3881.9241626260937,2923.0015143453525),c(1400.9888675249401,1131.9224614251218))
targetgene="LRIG1"
collabel=c("S30_MNSC504_F6","S32_MNSC504_F8")

# set up color using RColorBrewer
#library(RColorBrewer)
#colors <- brewer.pal(length(targetgenelist), "Set1")

colors=c( "#E41A1C", "#377EB8", "#4DAF4A", "#984EA3", "#FF7F00",  "#A65628", "#F781BF",
          "#999999", "#66C2A5", "#FC8D62", "#8DA0CB", "#E78AC3", "#A6D854", "#FFD92F", "#E5C494", "#B3B3B3", 
          "#8DD3C7", "#FFFFB3", "#BEBADA", "#FB8072", "#80B1D3", "#FDB462", "#B3DE69", "#FCCDE5",
          "#D9D9D9", "#BC80BD", "#CCEBC5", "#FFED6F")


## code

targetmatvec=unlist(targetmat)+1
yrange=range(targetmatvec[targetmatvec>0]);
# yrange[1]=1; # set the minimum value to 1
for(i in 1:length(targetmat)){
  vali=targetmat[[i]]+1;
  if(i==1){
    plot(1:length(vali),vali,type='b',las=1,pch=20,main=paste('sgRNAs in',targetgene),ylab='Read counts',xlab='Samples',xlim=c(0.7,length(vali)+0.3),ylim = yrange,col=colors[(i %% length(colors))],xaxt='n',log='y')
    axis(1,at=1:length(vali),labels=(collabel),las=2)
    # lines(0:100,rep(1,101),col='black');
  }else{
    lines(1:length(vali),vali,type='b',pch=20,col=colors[(i %% length(colors))])
  }
}




# parameters
# Do not modify the variables beginning with "__"
targetmat=list(c(1643.0313353396868,1283.7506650841076),c(1606.0526249791005,1156.6099742152007),c(5368.636404168757,3905.5645233904966),c(884.9677729476676,683.8441042851881),c(1752.28661595051,1408.4226046740064),c(3471.796647717773,2547.751319936152),c(1969.1163267012207,1603.4539557156304),c(1943.9035696371845,1338.0631932222814),c(1853.1376442066544,1486.1882699627554),c(2928.881945605529,2166.3292473294314))
targetgene="CTRL"
collabel=c("S30_MNSC504_F6","S32_MNSC504_F8")

# set up color using RColorBrewer
#library(RColorBrewer)
#colors <- brewer.pal(length(targetgenelist), "Set1")

colors=c( "#E41A1C", "#377EB8", "#4DAF4A", "#984EA3", "#FF7F00",  "#A65628", "#F781BF",
          "#999999", "#66C2A5", "#FC8D62", "#8DA0CB", "#E78AC3", "#A6D854", "#FFD92F", "#E5C494", "#B3B3B3", 
          "#8DD3C7", "#FFFFB3", "#BEBADA", "#FB8072", "#80B1D3", "#FDB462", "#B3DE69", "#FCCDE5",
          "#D9D9D9", "#BC80BD", "#CCEBC5", "#FFED6F")


## code

targetmatvec=unlist(targetmat)+1
yrange=range(targetmatvec[targetmatvec>0]);
# yrange[1]=1; # set the minimum value to 1
for(i in 1:length(targetmat)){
  vali=targetmat[[i]]+1;
  if(i==1){
    plot(1:length(vali),vali,type='b',las=1,pch=20,main=paste('sgRNAs in',targetgene),ylab='Read counts',xlab='Samples',xlim=c(0.7,length(vali)+0.3),ylim = yrange,col=colors[(i %% length(colors))],xaxt='n',log='y')
    axis(1,at=1:length(vali),labels=(collabel),las=2)
    # lines(0:100,rep(1,101),col='black');
  }else{
    lines(1:length(vali),vali,type='b',pch=20,col=colors[(i %% length(colors))])
  }
}




# parameters
# Do not modify the variables beginning with "__"
targetmat=list(c(1385.0207880510507,1120.8130806695863),c(2243.935378699214,1572.5945647280319),c(1226.180418547623,970.2192526501044),c(1079.1060023407458,806.047292596079),c(1483.3505406007914,1155.3755985756968),c(1751.4461907150421,1194.8756190398233),c(3117.9776235857994,2351.485593255024),c(1927.095064927827,1450.3913764171407),c(1171.5527782422114,934.4223591044898),c(1746.403639302235,1314.6100560717064))
targetgene="CCR5"
collabel=c("S30_MNSC504_F6","S32_MNSC504_F8")

# set up color using RColorBrewer
#library(RColorBrewer)
#colors <- brewer.pal(length(targetgenelist), "Set1")

colors=c( "#E41A1C", "#377EB8", "#4DAF4A", "#984EA3", "#FF7F00",  "#A65628", "#F781BF",
          "#999999", "#66C2A5", "#FC8D62", "#8DA0CB", "#E78AC3", "#A6D854", "#FFD92F", "#E5C494", "#B3B3B3", 
          "#8DD3C7", "#FFFFB3", "#BEBADA", "#FB8072", "#80B1D3", "#FDB462", "#B3DE69", "#FCCDE5",
          "#D9D9D9", "#BC80BD", "#CCEBC5", "#FFED6F")


## code

targetmatvec=unlist(targetmat)+1
yrange=range(targetmatvec[targetmatvec>0]);
# yrange[1]=1; # set the minimum value to 1
for(i in 1:length(targetmat)){
  vali=targetmat[[i]]+1;
  if(i==1){
    plot(1:length(vali),vali,type='b',las=1,pch=20,main=paste('sgRNAs in',targetgene),ylab='Read counts',xlab='Samples',xlim=c(0.7,length(vali)+0.3),ylim = yrange,col=colors[(i %% length(colors))],xaxt='n',log='y')
    axis(1,at=1:length(vali),labels=(collabel),las=2)
    # lines(0:100,rep(1,101),col='black');
  }else{
    lines(1:length(vali),vali,type='b',pch=20,col=colors[(i %% length(colors))])
  }
}




# parameters
# Do not modify the variables beginning with "__"
targetmat=list(c(2037.1907707741182,1494.8288994392828),c(2834.7543192331273,2092.2667089591946),c(2026.2652427130358,1394.844472639463),c(3206.222273309926,2318.157450988417),c(1860.7014713258652,1357.8132034543446),c(4612.253692247674,3276.0329472434823))
targetgene="PROM1"
collabel=c("S30_MNSC504_F6","S32_MNSC504_F8")

# set up color using RColorBrewer
#library(RColorBrewer)
#colors <- brewer.pal(length(targetgenelist), "Set1")

colors=c( "#E41A1C", "#377EB8", "#4DAF4A", "#984EA3", "#FF7F00",  "#A65628", "#F781BF",
          "#999999", "#66C2A5", "#FC8D62", "#8DA0CB", "#E78AC3", "#A6D854", "#FFD92F", "#E5C494", "#B3B3B3", 
          "#8DD3C7", "#FFFFB3", "#BEBADA", "#FB8072", "#80B1D3", "#FDB462", "#B3DE69", "#FCCDE5",
          "#D9D9D9", "#BC80BD", "#CCEBC5", "#FFED6F")


## code

targetmatvec=unlist(targetmat)+1
yrange=range(targetmatvec[targetmatvec>0]);
# yrange[1]=1; # set the minimum value to 1
for(i in 1:length(targetmat)){
  vali=targetmat[[i]]+1;
  if(i==1){
    plot(1:length(vali),vali,type='b',las=1,pch=20,main=paste('sgRNAs in',targetgene),ylab='Read counts',xlab='Samples',xlim=c(0.7,length(vali)+0.3),ylim = yrange,col=colors[(i %% length(colors))],xaxt='n',log='y')
    axis(1,at=1:length(vali),labels=(collabel),las=2)
    # lines(0:100,rep(1,101),col='black');
  }else{
    lines(1:length(vali),vali,type='b',pch=20,col=colors[(i %% length(colors))])
  }
}



dev.off()
Sweave("S4B_c1_t3_summary.Rnw");
library(tools);

texi2dvi("S4B_c1_t3_summary.tex",pdf=TRUE);
